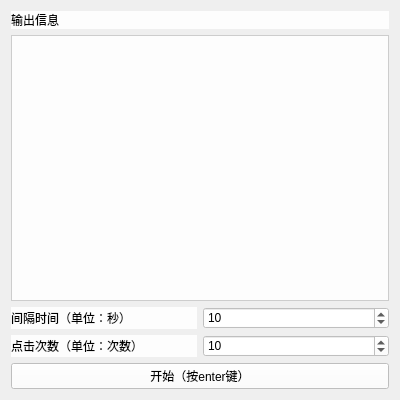
<?xml version="1.0" encoding="UTF-8"?>
<ui version="4.0">
 <class>AutoClink</class>
 <widget class="QWidget" name="AutoClink">
  <property name="geometry">
   <rect>
    <x>0</x>
    <y>0</y>
    <width>400</width>
    <height>400</height>
   </rect>
  </property>
  <property name="windowTitle">
   <string>AutoClink</string>
  </property>
  <property name="styleSheet">
   <string notr="true">#AutoClink{
border-image: url(:/background/zky.svg)
}</string>
  </property>
  <layout class="QVBoxLayout" name="verticalLayout">
   <item>
    <widget class="QLabel" name="label_4">
     <property name="styleSheet">
      <string notr="true">background-color: rgba(255, 255, 255, 220);</string>
     </property>
     <property name="text">
      <string>输出信息</string>
     </property>
    </widget>
   </item>
   <item>
    <widget class="QTextBrowser" name="output">
     <property name="styleSheet">
      <string notr="true">background-color: rgba(255, 255, 255, 220);</string>
     </property>
     <property name="html">
      <string>&lt;!DOCTYPE HTML PUBLIC &quot;-//W3C//DTD HTML 4.0//EN&quot; &quot;http://www.w3.org/TR/REC-html40/strict.dtd&quot;&gt;
&lt;html&gt;&lt;head&gt;&lt;meta name=&quot;qrichtext&quot; content=&quot;1&quot; /&gt;&lt;style type=&quot;text/css&quot;&gt;
p, li { white-space: pre-wrap; }
&lt;/style&gt;&lt;/head&gt;&lt;body style=&quot; font-family:'SimSun'; font-size:9pt; font-weight:400; font-style:normal;&quot;&gt;
&lt;p style=&quot;-qt-paragraph-type:empty; margin-top:0px; margin-bottom:0px; margin-left:0px; margin-right:0px; -qt-block-indent:0; text-indent:0px;&quot;&gt;&lt;br /&gt;&lt;/p&gt;&lt;/body&gt;&lt;/html&gt;</string>
     </property>
    </widget>
   </item>
   <item>
    <layout class="QHBoxLayout" name="horizontalLayout">
     <item>
      <widget class="QLabel" name="label">
       <property name="styleSheet">
        <string notr="true">background-color: rgba(255, 255, 255, 220);</string>
       </property>
       <property name="text">
        <string>间隔时间（单位：秒）</string>
       </property>
      </widget>
     </item>
     <item>
      <widget class="QSpinBox" name="time">
       <property name="styleSheet">
        <string notr="true">background-color: rgba(255, 255, 255, 220);</string>
       </property>
       <property name="maximum">
        <number>999</number>
       </property>
       <property name="value">
        <number>10</number>
       </property>
      </widget>
     </item>
    </layout>
   </item>
   <item>
    <layout class="QHBoxLayout" name="horizontalLayout_2">
     <item>
      <widget class="QLabel" name="label_2">
       <property name="styleSheet">
        <string notr="true">background-color: rgba(255, 255, 255, 220);</string>
       </property>
       <property name="text">
        <string>点击次数（单位：次数）</string>
       </property>
      </widget>
     </item>
     <item>
      <widget class="QSpinBox" name="count">
       <property name="styleSheet">
        <string notr="true">background-color: rgba(255, 255, 255, 220);</string>
       </property>
       <property name="value">
        <number>10</number>
       </property>
      </widget>
     </item>
    </layout>
   </item>
   <item>
    <widget class="QPushButton" name="yes">
     <property name="mouseTracking">
      <bool>false</bool>
     </property>
     <property name="autoFillBackground">
      <bool>false</bool>
     </property>
     <property name="styleSheet">
      <string notr="true">background-color: rgba(255, 255, 255, 220);</string>
     </property>
     <property name="text">
      <string>开始（按enter键）</string>
     </property>
     <property name="autoExclusive">
      <bool>true</bool>
     </property>
     <property name="autoDefault">
      <bool>true</bool>
     </property>
    </widget>
   </item>
  </layout>
 </widget>
 <resources>
  <include location="pic/background.qrc"/>
 </resources>
 <connections/>
</ui>
